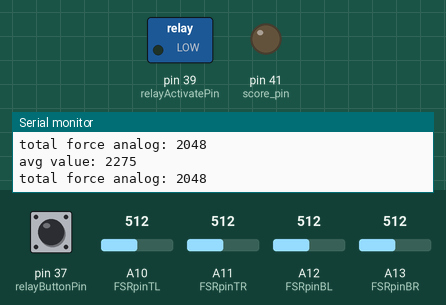
Bench run of a sketch on a simulated Arduino Mega 2560, built with avr-gcc and run on an emulated ATmega2560. Shown: switched loads named in the sketch (green lamp = pin HIGH), output pins drawn as LEDs (lit = HIGH), the last lines printed to the serial monitor. Dashed ring = blinking. Inputs (shaded band) come from the test bench; at power-on: pin 37 (relayButtonPin) LOW, A10 (FSRpinTL) = 512, A11 (FSRpinTR) = 512, A12 (FSRpinBL) = 512, A13 (FSRpinBR) = 512.

Above: at 1.2 s.
1.3 s: pin 37 (relayButtonPin) pulled HIGH for 0.15 s
At 1.9 s:
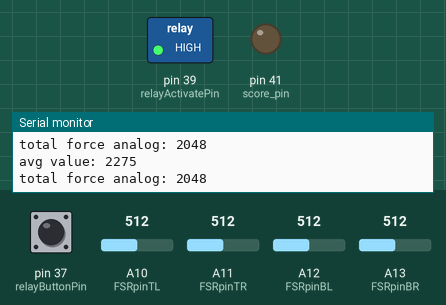
2.9 s: A10 (FSRpinTL) set to 992
At 3.01 s:
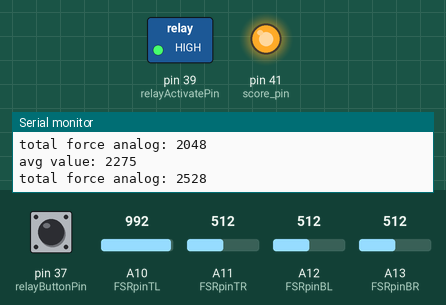
4.5 s: A11 (FSRpinTR) set to 922
7.5 s: A11 (FSRpinTR) set to 951
At 7.88 s:
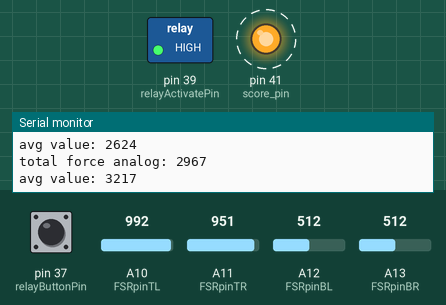
10.5 s: A12 (FSRpinBL) set to 480
13.5 s: A13 (FSRpinBR) set to 535
At 13.99 s:
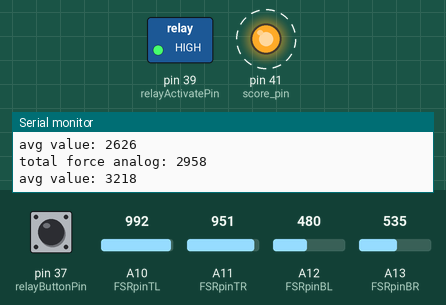
Timing chart, 0 to 17.5 s (numbered marks = the images above; inputs shaded):
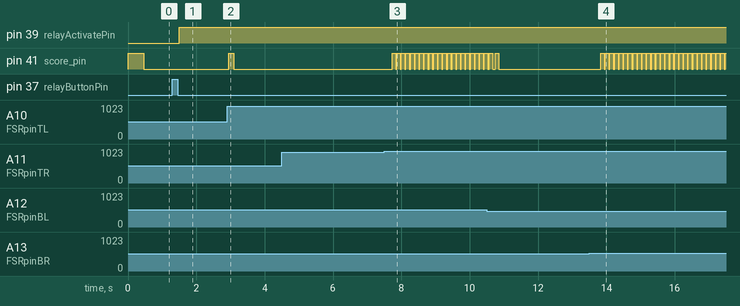

The sketch:

FSRandRelay.ino
```cpp
boolean toggleState = false;
boolean newState = false;
boolean prevState = false;


// SET PINS
int relayButtonPin = 37;
int relayActivatePin = 39;

int FSRpinTL = A10;
int FSRpinTR = A11;
int FSRpinBL = A12;
int FSRpinBR = A13;
int score_pin = 41;


//Temp variable to hold FSR analog reading
int valueTL = 0;
int valueTR = 0;
int valueBL = 0;
int valueBR = 0;
int total_force_analogue = 0;
int total_force_old = 0;
int senVal[] = {0, 0, 0, 0, 0, 0, 0, 0, 0, 0};
int i = 0;
int avg = 0;

void setup()
{
  pinMode(relayButtonPin, INPUT);
  pinMode(relayActivatePin, OUTPUT);
  pinMode(score_pin, OUTPUT);
  Serial.begin(9600);
}
void loop()
{

  // RELAY
  newState = digitalRead(relayButtonPin);
  if((newState != prevState) and (newState == LOW))
  {
      toggleState = !toggleState;
  }
  prevState = newState;

  if (toggleState == true) {
    digitalWrite(relayActivatePin, HIGH);
  } else {
    digitalWrite(relayActivatePin, LOW);
  }


  // PRESSURE SENSOR
  total_force_old = total_force_analogue;
  valueTL = analogRead(FSRpinTL);
  valueTR = analogRead(FSRpinTR);
  valueBL = analogRead(FSRpinBL);
  valueBR = analogRead(FSRpinBR);
  total_force_analogue = (valueTL+valueTR+valueBL+valueBR);

  for (i = 0; i < 10; i = i + 1) {
    avg += senVal[i];
  }
  avg /= 10;
  Serial.print("avg value: ");
  Serial.println(avg);

    //one newton of change will trigger the input pin, about 100 grams
  if(total_force_analogue - avg >= 150){
    digitalWrite(score_pin, HIGH);
    delay(50);
    digitalWrite(score_pin, LOW);
  }

  if (total_force_analogue == 0) {
    Serial.println("No pressure");
  }

  Serial.print("total force analog: ");
  Serial.println(total_force_analogue);

  senVal[0] = senVal[1];
  senVal[1] = senVal[2];
  senVal[2] = senVal[3];
  senVal[3] = senVal[4];
  senVal[4] = senVal[5];
  senVal[5] = senVal[6];
  senVal[6] = senVal[7];
  senVal[7] = senVal[8];
  senVal[8] = senVal[9];
  senVal[9] = total_force_analogue;
}
```

Measured:
- the behaviour switches between 933 and 934 on A11 (FSRpinTR) (found by bisection; images 2 and 3)
- the behaviour switches between 526 and 527 on A13 (FSRpinBR) (found by bisection; images 3 and 4)
- after the input at 1.3 s, pin 39 (relayActivatePin): LOW → HIGH after 0.19 s
- after the input at 2.9 s, pin 41 (score_pin): LOW → HIGH at once, → LOW 0.15 s later
- after the input at 7.5 s, pin 41 (score_pin): alternates HIGH for 0.10 s and LOW for 0.03 s, starting after 0.23 s
- after the input at 13.5 s, pin 41 (score_pin): alternates HIGH for 0.10 s and LOW for 0.03 s, starting after 0.33 s
